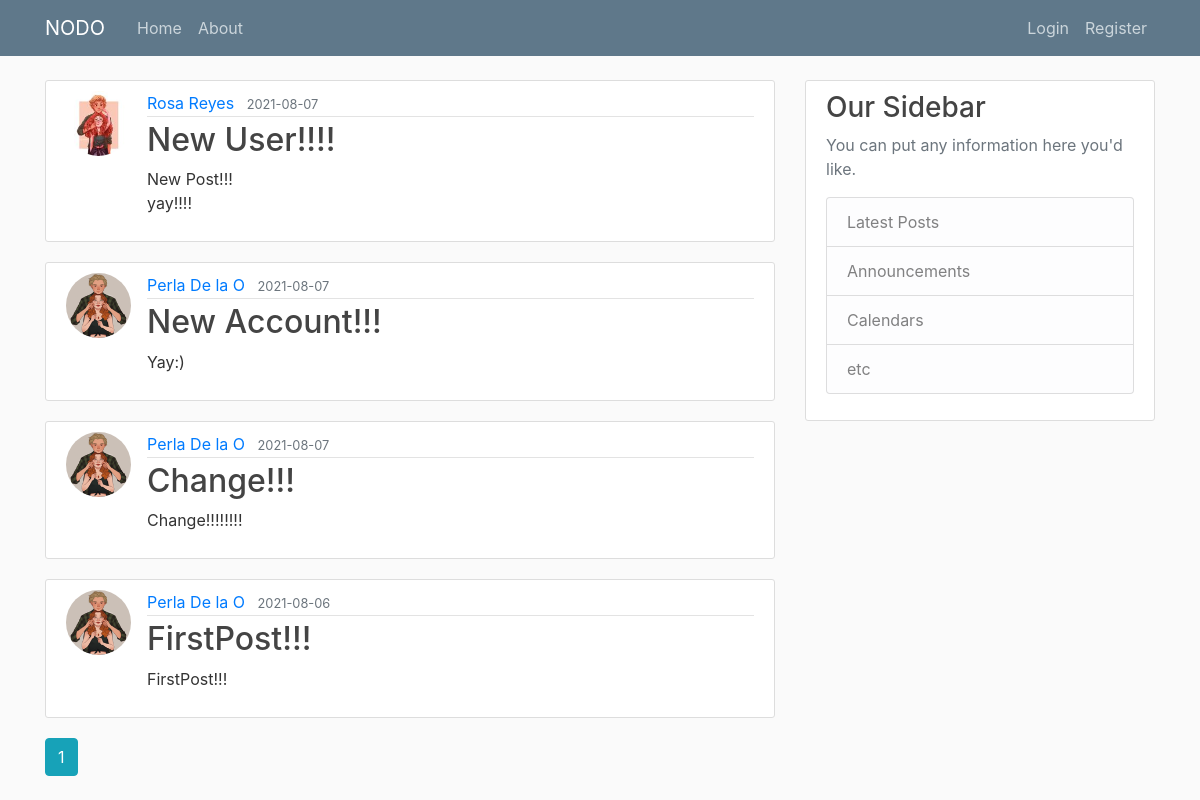
The page /home on the database its author committed.
### NODO_web-master/flasksite/models.py (models this page shows, shortened)
class Post(db.Model):
    id=db.Column(db.Integer,primary_key=True)
    title=db.Column(db.String(100), nullable=False)
    date_posted=db.Column(db.DateTime, nullable=False,default=datetime.utcnow)
    content=db.Column(db.Text, nullable=False)
    user_id=db.Column(db.Integer,db.ForeignKey('user.id'), nullable=False)

class User(db.Model,UserMixin):
    id=db.Column(db.Integer,primary_key=True)
    username = db.Column(db.String(20), unique=True, nullable=False)
    firstName=db.Column(db.String(20), nullable=False)
    lastName=db.Column(db.String(20), nullable=False)
    day=db.Column(db.Integer)
    month=db.Column(db.Integer)
    year=db.Column(db.Integer)
    interest1=db.Column(db.String(50))
    interest2=db.Column(db.String(50))
    interest3=db.Column(db.String(50))
    email=db.Column(db.String(120),unique=True, nullable=False)
    password= db.Column(db.String(60),nullable=False)
    status=db.Column(db.String(20),default="pending")
    image_file=db.Column(db.String(20), nullable=False,default="default.jpg")
    posts=db.relationship('Post',backref='author', lazy=True)

### NODO_web-master/flasksite/main/routes.py (the view)
@main.route("/")
@main.route("/home")
def home():
    page= request.args.get('page',1,type=int)
    posts = Post.query.order_by(Post.date_posted.desc()).paginate(page=page,per_page=5)
    return render_template('home.html', posts=posts)

### NODO_web-master/flasksite/templates/home.html
{% extends "layout.html" %}
{% block content %}
{% for post in posts.items %}
<article class="media content-section">
    <img class="rounded-circle article-img" src="{{ url_for('static', filename='profile_pics/'+ post.author.image_file)}}">
    <div class="media-body">
        <div class="article-metadata">
            <a class="mr-2" href="{{ url_for('users.user_posts', username=post.author.username) }}">{{ post.author.firstName + ' '+post.author.lastName }}</a>
            <small class="text-muted">{{ post.date_posted.strftime('%Y-%m-%d') }}</small>
        </div>
        <h2><a class="article-title" href="{{url_for('posts.post',post_id=post.id)}}">{{ post.title }}</a></h2>
        <p class="article-content">{{ post.content }}</p>
    </div>
</article>
{% endfor %}
{% for page_num in posts.iter_pages(left_edge=1, right_edge=1, left_current=1, right_current=2) %}
    {% if page_num %}
        {% if posts.page == page_num %}
            <a class="btn btn-info mb-4" href="{{ url_for('main.home', page=page_num) }}">{{ page_num }}</a>
        {% else %}
            <a class="btn btn-outline-info mb-4" href="{{ url_for('main.home', page=page_num) }}">{{ page_num }}</a>
        {% endif %}
    {% else %}
        ...
    {% endif %}
{% endfor %}
{% endblock content %}

### NODO_web-master/flasksite/templates/layout.html (shortened to what this page needs)
<!DOCTYPE html>
<html>
<head>
    <link rel="stylesheet" href="https://maxcdn.bootstrapcdn.com/bootstrap/4.0.0/css/bootstrap.min.css">
    <link rel="stylesheet" type="text/css" href="{{ url_for('static', filename='main.css') }}">
</head>
<body>
<header class="site-header">
    <nav class="navbar navbar-expand-md navbar-dark bg-steel fixed-top">
        <div class="container">
            <a class="navbar-brand mr-4" href="/"> NODO </a>
            <div class="collapse navbar-collapse" id="navbarToggle">
                <div class="navbar-nav mr-auto">
                    <a class="nav-item nav-link" href="{{ url_for('main.home') }}">Home</a>
                    <a class="nav-item nav-link" href="{{ url_for('main.about') }}">About</a>
                </div>
                <div class="navbar-nav">
                    {% if current_user.is_authenticated %}
                    <a class="nav-item nav-link" href="{{ url_for('posts.new_post') }}">New Post</a>
                    <a class="nav-item nav-link" href="{{ url_for('users.account') }}">Account</a>
                    <a class="nav-item nav-link" href="{{ url_for('users.logout') }}">Logout</a>
                    {% else %}
                    <a class="nav-item nav-link" href="{{ url_for('users.login') }}">Login</a>
                    <a class="nav-item nav-link" href="{{ url_for('users.register') }}">Register</a>
                    {% endif %}
                </div>
            </div>
        </div>
    </nav>
</header>
<main role="main" class="container">
    <div class="row">
        <div class="col-md-8">
            {% block content %}{% endblock %}
        </div>
        <div class="col-md-4">
            <div class="content-section">
                <h3>Our Sidebar</h3>
                <p class='text-muted'>You can put any information here you'd like.
                <ul class="list-group">
                    <li class="list-group-item list-group-item-light">Latest Posts</li>
                    <li class="list-group-item list-group-item-light">Announcements</li>
                    <li class="list-group-item list-group-item-light">Calendars</li>
                    <li class="list-group-item list-group-item-light">etc</li>
                </ul>
                </p>
            </div>
        </div>
    </div>
</main>
</body>
</html>

### NODO_web-master/flasksite/static/main.css (style rules this page uses)
body { background: #fafafa; color: #333333; margin-top: 5rem; }
h1, h2, h3, h4, h5, h6 { color: #444444; }
.bg-steel { background-color: #5f788a; }
.site-header .navbar-nav .nav-link { color: #cbd5db; }
.content-section { background: #ffffff; padding: 10px 20px; border: 1px solid #dddddd; border-radius: 3px; margin-bottom: 20px; }
.article-title { color: #444444; }
.article-content { white-space: pre-line; }
.article-img { height: 65px; width: 65px; margin-right: 16px; }
.article-metadata { padding-bottom: 1px; margin-bottom: 4px; border-bottom: 1px solid #e3e3e3 }

### rows shown on the page
Post: image_file (picture), author "Rosa Reyes", date_posted "2021-08-07", title "New User!!!!", content "New Post!!! yay!!!!"
Post: image_file (picture), author "Perla De la O", date_posted "2021-08-07", title "New Account!!!", content "Yay:)"
Post: image_file (picture), author "Perla De la O", date_posted "2021-08-07", title "Change!!!", content "Change!!!!!!!!"
Post: image_file (picture), author "Perla De la O", date_posted "2021-08-06", title "FirstPost!!!", content "FirstPost!!!"

### other values the page prints
{{ page_num }} "1"
